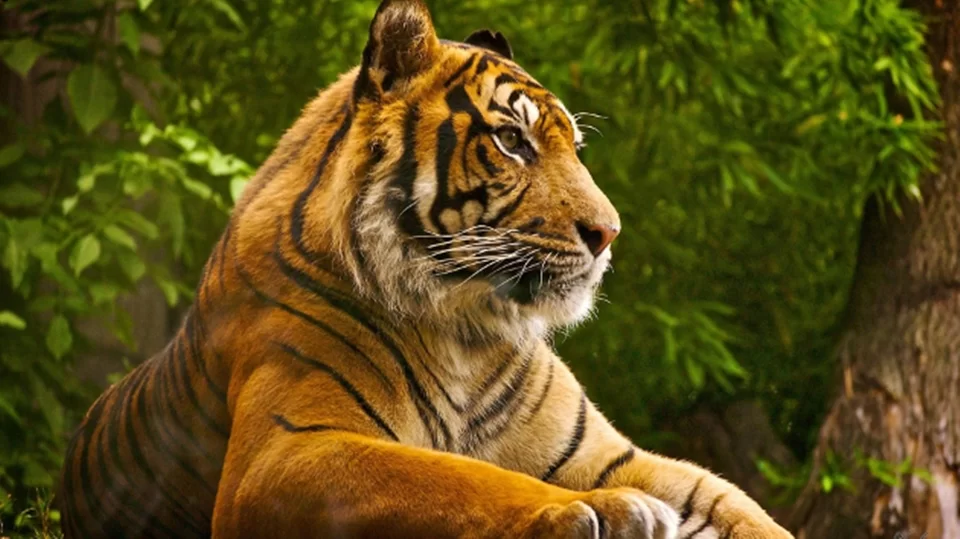
#> input picture img/3.webp, 960 x 539 px
$ python 7.py
#> lines starting #> are read from the running program, lines starting #| are printed output that depends on the picture; after the words box and inside, x2 and y2 are one past the last pixel; in counts of white or black regions, pixels touching at a corner belong together
# Segmentação de Imagens: Limiarização, Watershed Algorithm.

import cv2
import numpy as np

# O segundo parâmetro (0) indica que a imagem será carregada em escala de cinza.
imagem = cv2.imread('./img/3.webp', 0)
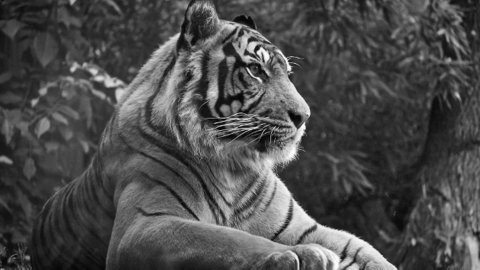
#> imagem: shape (539, 960) (shown at 1/2 size); min 0, max 254, mean 76.2

# Limiarização simples
# cv2.threshold converte a imagem em uma imagem binária.
# O primeiro argumento é a imagem de entrada.
# O segundo argumento (127) é o valor do limiar: pixels com valor acima de 127 se tornam 255 (branco),
# e pixels com valor abaixo de 127 se tornam 0 (preto).
# O terceiro argumento (255) é o valor que será atribuído aos pixels acima do limiar.
# O quarto argumento (cv2.THRESH_BINARY) especifica que a operação de limiarização será binária.
_, imagem_binaria = cv2.threshold(imagem, 127, 255, cv2.THRESH_BINARY)
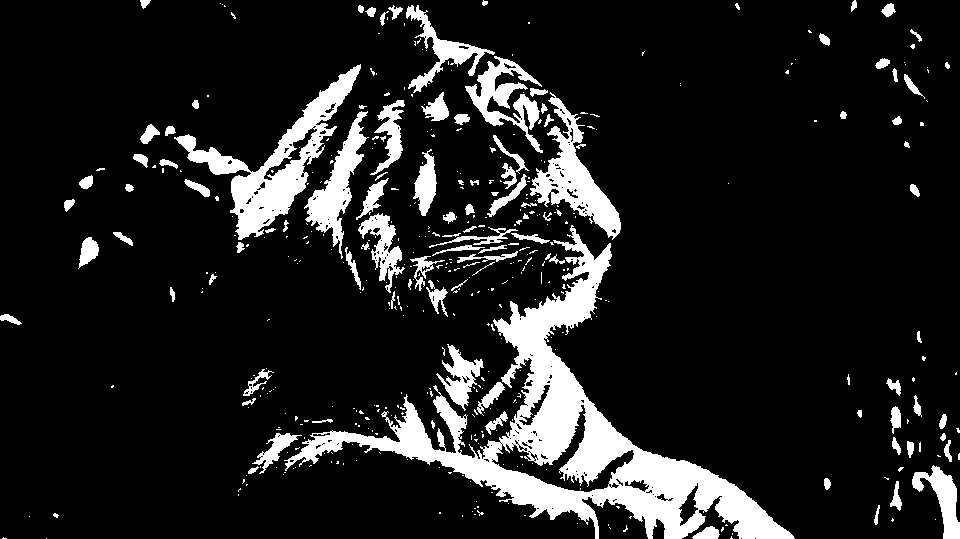
#> imagem_binaria: shape (539, 960); 12.9% white; 448 white regions (338 under 20 px), largest, box (x1, y1, x2, y2) and area: (284, 225, 795, 539) 30010, (174, 64, 361, 240) 7354, (530, 92, 621, 240) 4151
cv2.imshow('Limiarização', imagem_binaria)
cv2.waitKey(0)
cv2.destroyAllWindows()

# Watershed Algorithm
imagem_rgb = cv2.imread('./img/3.webp')
#> imagem_rgb is the input picture: shape (539, 960, 3); mean B, G, R 24.7, 78.3, 91.8
imagem_cinza = cv2.cvtColor(imagem_rgb, cv2.COLOR_BGR2GRAY)

# Aplicar limiarização para criar uma imagem binária inversa
# cv2.threshold converte a imagem em uma imagem binária invertida usando Otsu.
# O primeiro argumento é a imagem de entrada em escala de cinza.
# O segundo argumento (0) é o valor do limiar. Aqui, Otsu calculará automaticamente o valor ideal.
# O terceiro argumento (255) é o valor que será atribuído aos pixels acima do limiar.
# O quarto argumento (cv2.THRESH_BINARY_INV + cv2.THRESH_OTSU) especifica que a operação será binária inversa,
# onde pixels acima do limiar se tornam 0 e abaixo se tornam 255.
_, imagem_bin = cv2.threshold(imagem_cinza, 0, 255, cv2.THRESH_BINARY_INV + cv2.THRESH_OTSU)
#> imagem_bin: shape (539, 960); 79.2% white; 556 black regions (408 under 20 px), largest, box (x1, y1, x2, y2) and area: (236, 1, 795, 539) 72334, (140, 60, 362, 259) 10275, (869, 375, 960, 539) 4607

# Remover ruído
# Definindo um kernel 3x3 para operações morfológicas.
# np.ones cria uma matriz de 3x3 preenchida com 1s (pixels brancos).
kernel = np.ones((3, 3), np.uint8)

# Aplicar a operação de abertura para remover ruídos pequenos.
# A abertura é uma operação morfológica que realiza erosão seguida de dilatação.
# cv2.morphologyEx recebe a imagem binária de entrada, o tipo de operação (cv2.MORPH_OPEN),
# o kernel (matriz de 3x3) e o número de iterações (2).
abertura = cv2.morphologyEx(imagem_bin, cv2.MORPH_OPEN, kernel, iterations=2)
#> abertura: shape (539, 960); 76.4% white; 251 black regions (147 under 20 px), largest, box (x1, y1, x2, y2) and area: (234, 0, 795, 539) 90238, (138, 54, 362, 299) 11741, (869, 318, 960, 539) 6790

# Obter fundo
# A dilatação expande os objetos na imagem.
# cv2.dilate recebe a imagem da abertura, o kernel (matriz de 3x3) e o número de iterações (3).
fundo = cv2.dilate(abertura, kernel, iterations=3)
#> fundo: shape (539, 960); 86% white; 79 black regions (41 under 20 px), largest, box (x1, y1, x2, y2) and area: (242, 228, 790, 539) 38062, (144, 70, 356, 256) 7680, (469, 55, 618, 239) 7639

# Obter o primeiro plano
# A transformação de distância calcula a distância de cada pixel em relação ao pixel mais próximo de um objeto (ou seja, uma borda).
# cv2.distanceTransform recebe a imagem da abertura, o tipo de distância (cv2.DIST_L2) e um tamanho do kernel (5).
dist_transform = cv2.distanceTransform(abertura, cv2.DIST_L2, 5)
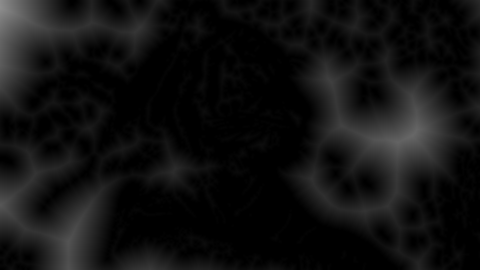
#> dist_transform: shape (539, 960) float32 (shown at 1/2 size); min 0, max 141.8, mean 17

# Aplicar limiarização na transformação de distância para identificar o primeiro plano.
# O limiar (0.7 * dist_transform.max()) define um valor de corte para criar a imagem binária.
# Os pixels com valores acima deste limiar se tornam 255 (branco) e os abaixo se tornam 0 (preto).
_, primeira_linha = cv2.threshold(dist_transform, 0.7 * dist_transform.max(), 255, 0)
#> primeira_linha: shape (539, 960) float32; 0.52% white; 3 white regions (1 under 20 px), largest, box (x1, y1, x2, y2) and area: (0, 0, 47, 88) 2469, (806, 255, 836, 280) 219

# Watershed
# Converte a imagem binária do primeiro plano para o tipo uint8.
primeira_linha = np.uint8(primeira_linha)

# O "desconhecido" é obtido subtraindo o primeiro plano do fundo.
# Isso resulta na área que não está coberta por objetos (ruído ou áreas vazias).
desconhecido = cv2.subtract(fundo, primeira_linha)
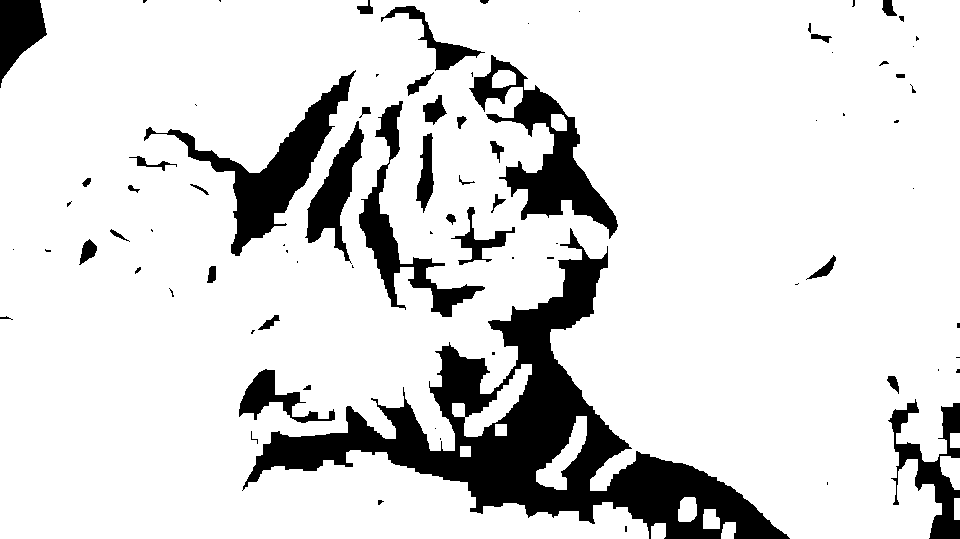
#> desconhecido: shape (539, 960); 85.5% white; 82 black regions (42 under 20 px), largest, box (x1, y1, x2, y2) and area: (242, 228, 790, 539) 38062, (144, 70, 356, 256) 7680, (469, 55, 618, 239) 7639

# Encontrar componentes conectados na imagem binária do primeiro plano.
# cv2.connectedComponents retorna o número de componentes e uma matriz de marcadores.
ret, marcadores = cv2.connectedComponents(primeira_linha)
#> marcadores: shape (539, 960) int32; 4 distinct labels, from 0 to 3
#> ret = 4

# Adiciona 1 aos marcadores para evitar que o fundo seja considerado como parte de um objeto.
marcadores = marcadores + 1
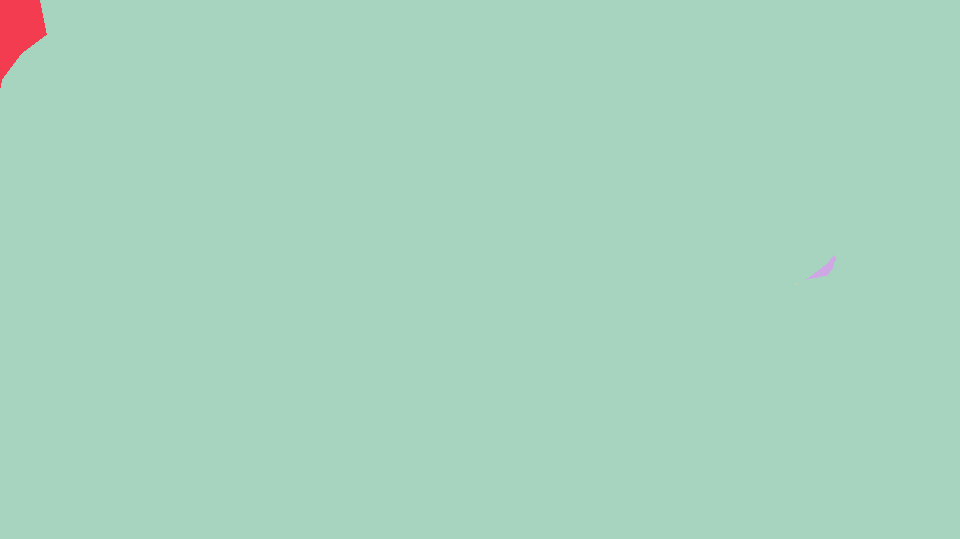
#> marcadores: shape (539, 960) int32; 4 distinct labels, from 1 to 4; one colour per label, 0 black

# Marca a área desconhecida (ruído) como 0, para que não seja considerada na segmentação.
marcadores[desconhecido == 255] = 0
#> marcadores: shape (539, 960) int32; 5 distinct labels, from 0 to 4

# Aplica o algoritmo Watershed, que é uma técnica de segmentação de imagem.
# cv2.watershed retorna os marcadores atualizados após a segmentação.
marcadores = cv2.watershed(imagem_rgb, marcadores)
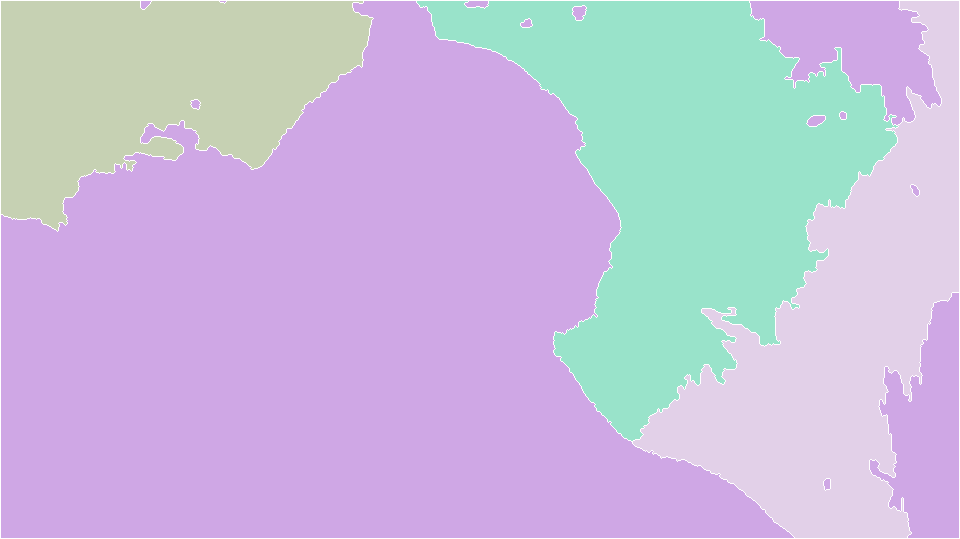
#> marcadores: shape (539, 960) int32; 5 distinct labels, from -1 to 4; one colour per label, 0 black, -1 white

# Marca os limites dos objetos detectados na imagem original em vermelho.
# Os marcadores com valor -1 representam os limites entre os objetos segmentados.
imagem_rgb[marcadores == -1] = [255, 0, 0]
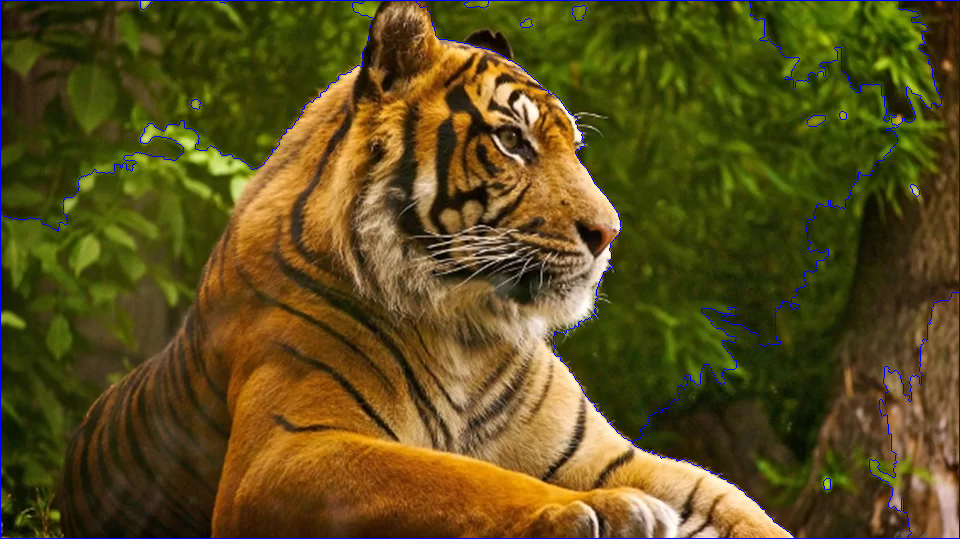
#> imagem_rgb: shape (539, 960, 3); 1.3% of pixels changed, all inside (x1, y1, x2, y2) = (0, 0, 960, 539)

cv2.imshow('Watershed', imagem_rgb)
cv2.waitKey(0)
cv2.destroyAllWindows()

$ run again, with img/1.jpg saved as img/3.webp
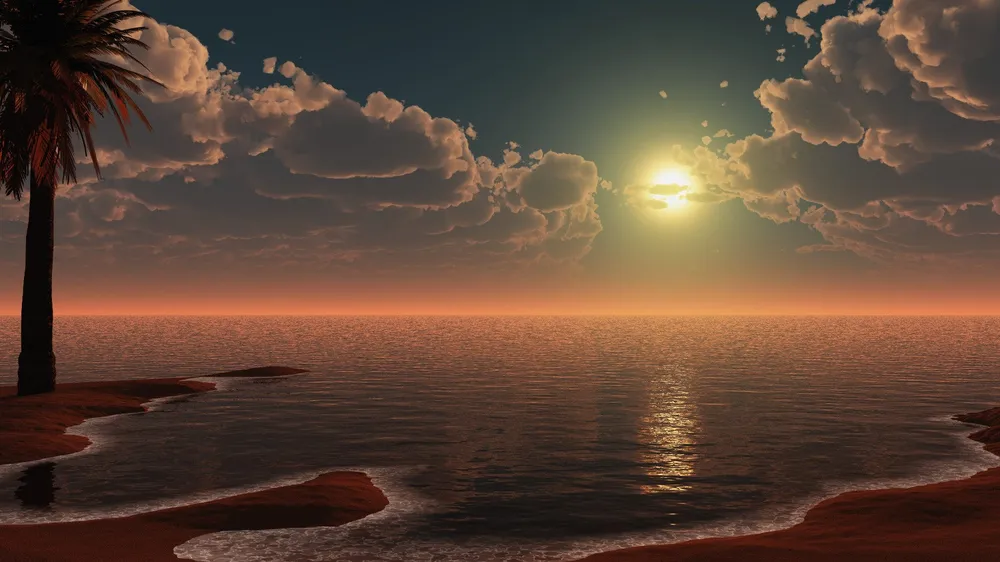
#> input picture img/1.jpg, 1000 x 562 px, shrunk from 1920 x 1080 before the run
#> `_, imagem_binaria = cv2.threshold(imagem, 127, 255, cv2.THRESH_BINARY)`:
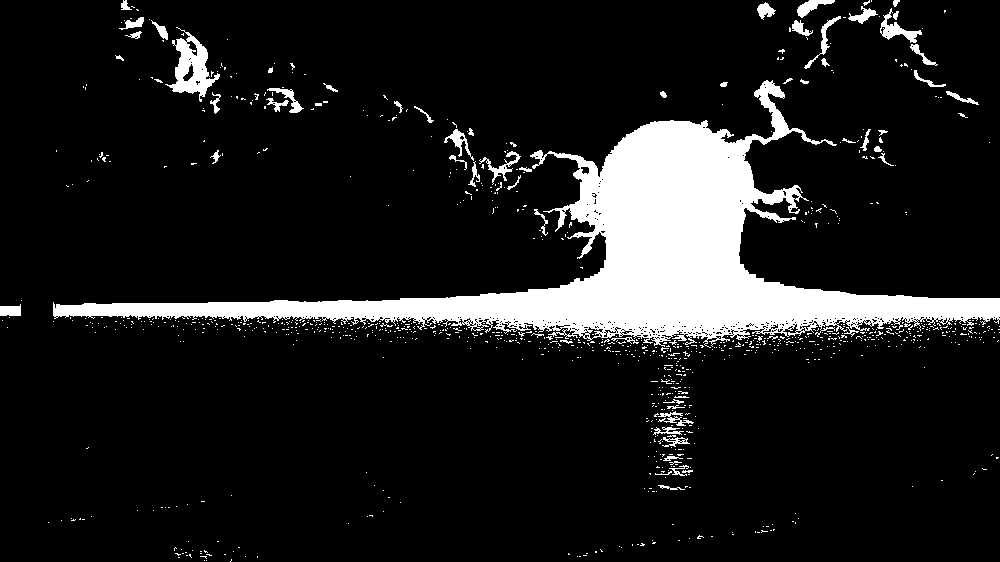
#> imagem_binaria: shape (562, 1000); 11.5% white; 1037 white regions (974 under 20 px), largest, box (x1, y1, x2, y2) and area: (53, 80, 1000, 348) 54667, (165, 27, 220, 102) 1592, (880, 8, 922, 43) 454
#> imagem_rgb is the input picture: shape (562, 1000, 3); mean B, G, R 56, 70.3, 93.4
#> imagem_bin: shape (562, 1000); 62.1% white; 818 black regions (720 under 20 px), largest, box (x1, y1, x2, y2) and area: (52, 74, 1000, 449) 175542, (95, 16, 346, 180) 11838, (803, 0, 988, 110) 5324
#> abertura: shape (562, 1000); 58.9% white; 184 black regions (138 under 20 px), largest, box (x1, y1, x2, y2) and area: (52, 74, 1000, 481) 191541, (75, 0, 346, 180) 13392, (786, 0, 1000, 121) 6848
#> fundo: shape (562, 1000); 65.8% white; 66 black regions (32 under 20 px), largest, box (x1, y1, x2, y2) and area: (55, 77, 1000, 475) 174741, (113, 19, 239, 162) 5819, (807, 0, 982, 110) 2964
#> desconhecido: shape (562, 1000); 65.1% white; 67 black regions (32 under 20 px), largest, box (x1, y1, x2, y2) and area: (55, 77, 1000, 475) 174741, (113, 19, 239, 162) 5819, (366, 0, 579, 43) 4134
#> ret = 2
#> `imagem_rgb[marcadores == -1] = [255, 0, 0]`:
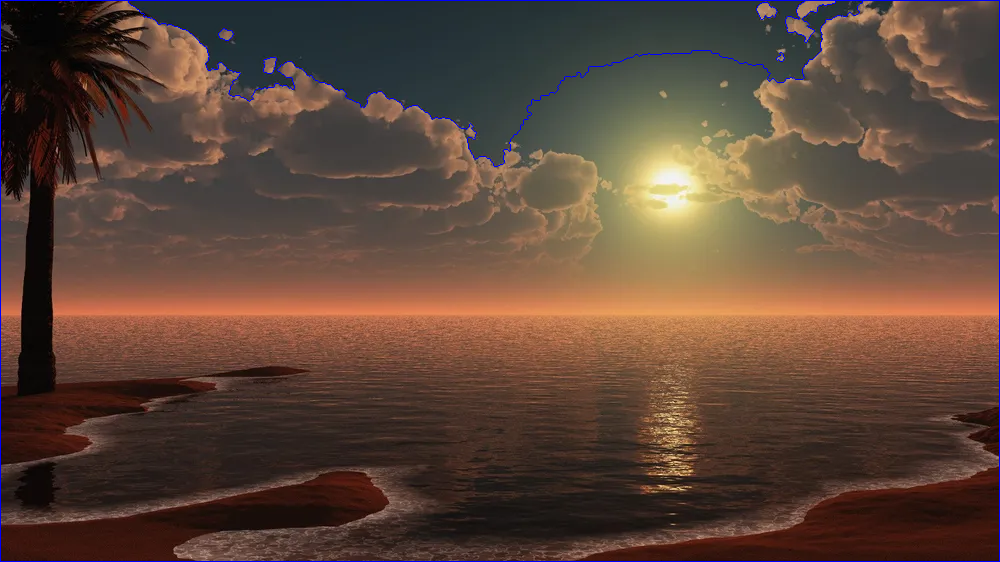
#> imagem_rgb: shape (562, 1000, 3); 0.8% of pixels changed, all inside (x1, y1, x2, y2) = (0, 0, 1000, 562)

$ run again, with img/2.png saved as img/3.webp
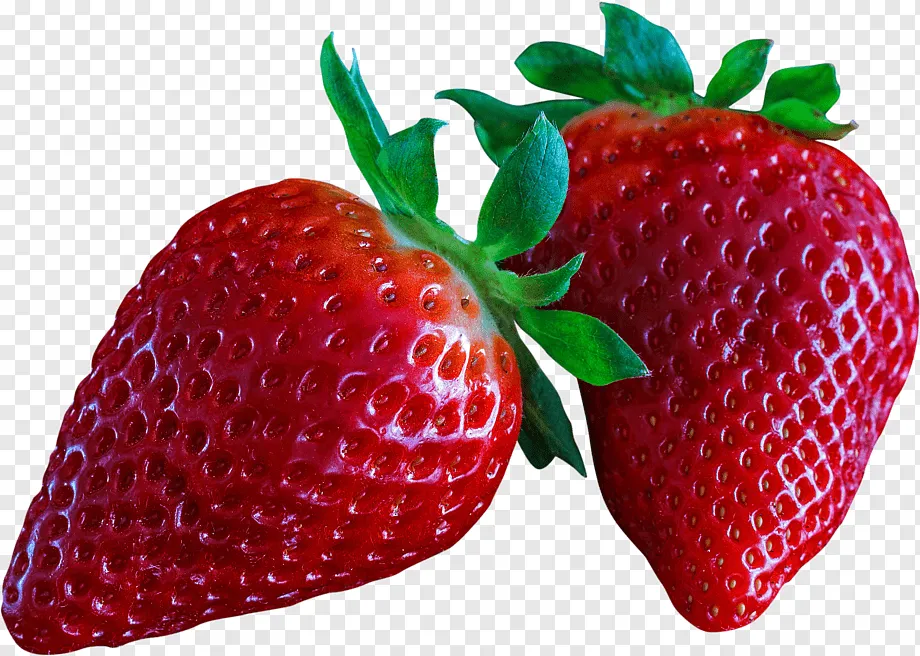
#> input picture img/2.png, 920 x 656 px
#> `_, imagem_binaria = cv2.threshold(imagem, 127, 255, cv2.THRESH_BINARY)`:
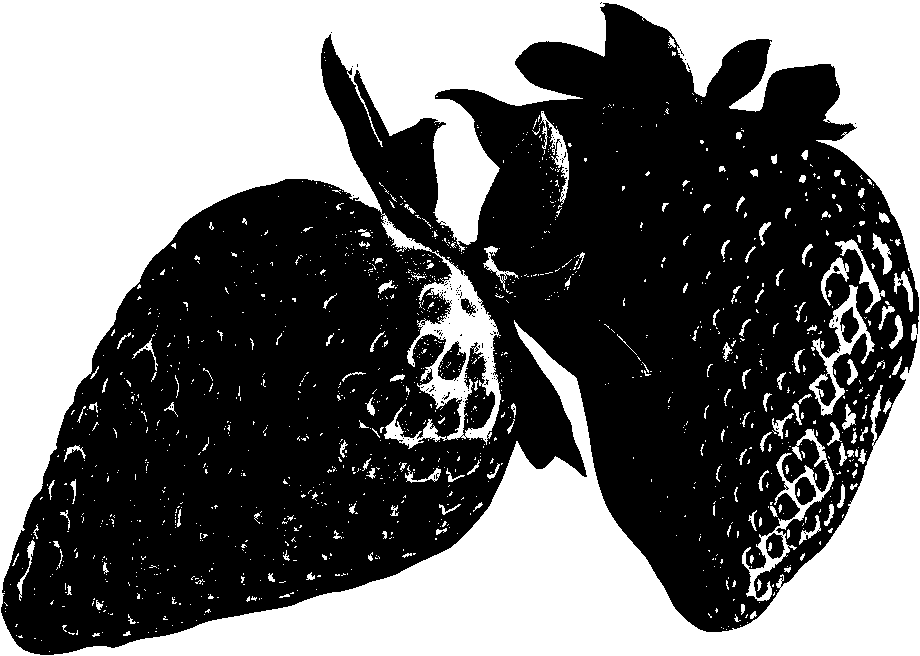
#> imagem_binaria: shape (656, 920); 44.1% white; 1366 white regions (1193 under 20 px), largest, box (x1, y1, x2, y2) and area: (0, 0, 920, 656) 247614, (742, 429, 834, 601) 2267, (809, 285, 875, 416) 1840
#> imagem_rgb is the input picture: shape (656, 920, 3); mean B, G, R 120.4, 119.7, 170.1
#> imagem_bin: shape (656, 920); 57.4% white; 1064 black regions (928 under 20 px), largest, box (x1, y1, x2, y2) and area: (0, 0, 920, 656) 238748, (407, 288, 501, 439) 3936, (742, 453, 833, 596) 1502
#> abertura: shape (656, 920); 56.4% white; 573 black regions (440 under 20 px), largest, box (x1, y1, x2, y2) and area: (0, 0, 920, 656) 240668, (372, 257, 504, 449) 6974, (742, 429, 838, 596) 2584
#> fundo: shape (656, 920); 62.4% white; 53 black regions (30 under 20 px), largest, box (x1, y1, x2, y2) and area: (0, 0, 603, 579) 122172, (72, 327, 920, 656) 75503, (613, 0, 920, 289) 25509
#> ret = 9
#> `imagem_rgb[marcadores == -1] = [255, 0, 0]`:
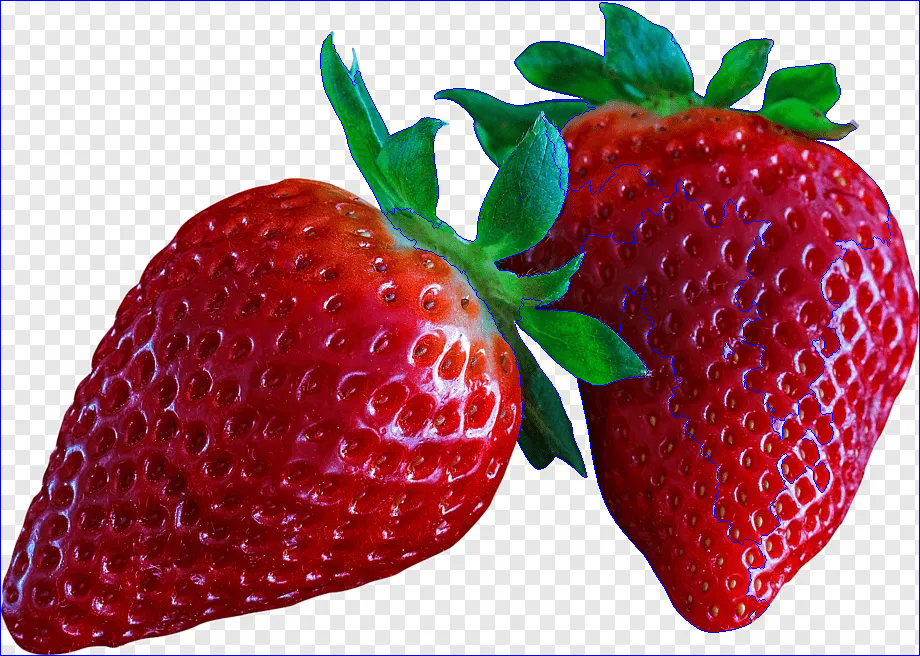
#> imagem_rgb: shape (656, 920, 3); 1.45% of pixels changed, all inside (x1, y1, x2, y2) = (0, 0, 920, 656)
